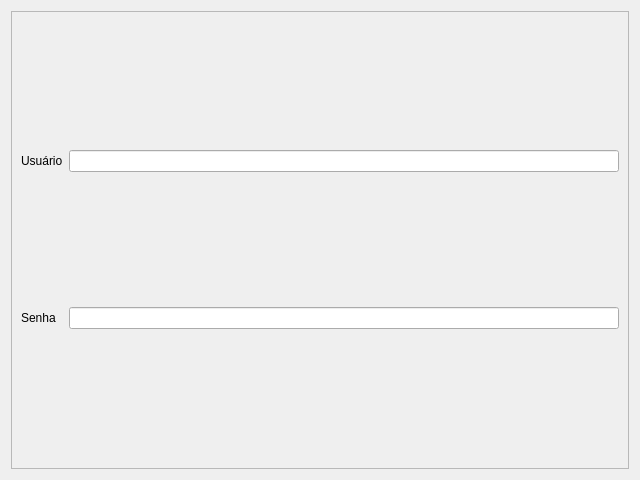
<?xml version="1.0" encoding="UTF-8"?>
<ui version="4.0">
 <class>Form</class>
 <widget class="QWidget" name="Form">
  <property name="geometry">
   <rect>
    <x>0</x>
    <y>0</y>
    <width>640</width>
    <height>480</height>
   </rect>
  </property>
  <property name="windowTitle">
   <string>Login</string>
  </property>
  <layout class="QGridLayout" name="gridLayout">
   <item row="0" column="0">
    <widget class="QFrame" name="frame">
     <property name="frameShape">
      <enum>QFrame::StyledPanel</enum>
     </property>
     <property name="frameShadow">
      <enum>QFrame::Raised</enum>
     </property>
     <layout class="QGridLayout" name="gridLayout_2">
      <item row="0" column="0">
       <widget class="QLabel" name="userL">
        <property name="text">
         <string>Usuário</string>
        </property>
       </widget>
      </item>
      <item row="0" column="1">
       <widget class="QLineEdit" name="userC"/>
      </item>
      <item row="1" column="0">
       <widget class="QLabel" name="senhaL">
        <property name="text">
         <string>Senha</string>
        </property>
       </widget>
      </item>
      <item row="1" column="1">
       <widget class="QLineEdit" name="senhaC"/>
      </item>
     </layout>
    </widget>
   </item>
  </layout>
 </widget>
 <resources/>
 <connections/>
</ui>
